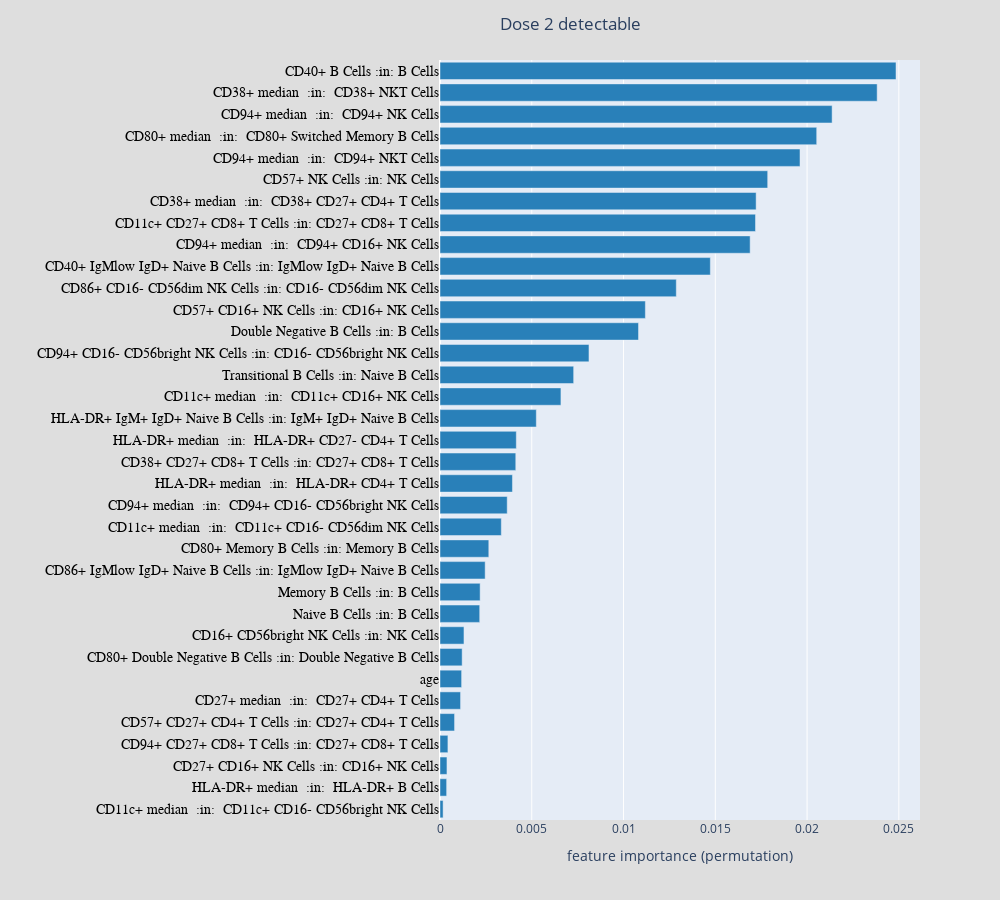

The notebook cell saved with this chart:
### Markdown cell above
### SVM_RFE

### Code cell
df = data["SVM_RFE_d2_d"]["df"]
df = df.sort_values(by="impor_mean",ascending=False)
fig1 = px.bar(df.iloc[:35,:], x="impor_mean", y="var",orientation='h',labels={"impor_mean": "feature importance (permutation)","var": ""})
fig1.update_layout(showlegend=False,height = 900,yaxis={'categoryorder':'total ascending'},width = 1000,title = "Dose 2 detectable")
fig1.layout.title.xanchor = 'left'
fig1.layout.title.x = 0.5
fig1.update_traces(marker_color='rgba(41, 128, 185, 1.0)')
fig1.layout.yaxis.tickfont = dict(size =14, color='black', family='Arial, sans-serif')
fig1.layout.paper_bgcolor = 'rgb(222,222,222)'
fig1.update(layout_coloraxis_showscale=False)
#fig1.update_yaxes(ticklabelposition="inside top", title=None)
fig1.write_image("fig_ml_A.svg")
fig1

### Figure 1 — Plotly figure (JSON) as saved in the notebook; plotly's stock layout.template omitted (floating-point values rounded to 4 significant figures)
{"data": [{"alignmentgroup": "True", "hovertemplate": "feature importance (permutation)=%{x}<br>=%{y}<extra></extra>", "legendgroup": "", "marker": {"color": "rgba(41, 128, 185, 1.0)", "pattern": {"shape": ""}}, "name": "", "offsetgroup": "", "orientation": "h", "showlegend": false, "textposition": "auto", "type": "bar", "x": [0.02485, 0.02382, 0.02136, 0.02052, 0.01962, 0.01785, 0.01722, 0.01719, 0.0169, 0.01473, 0.01287, 0.01119, 0.01082, 0.008117, 0.007283, 0.006589, 0.005248, 0.004157, 0.004128, 0.003948, 0.003662, 0.003341, 0.002659, 0.002461, 0.002187, 0.002163, 0.001306, 0.001207, 0.001178, 0.00112, 0.000793, 0.0004315, 0.000379, 0.0003615, 0.0001691], "xaxis": "x", "y": ["CD40+ B Cells :in: B Cells", "CD38+ median  :in:  CD38+ NKT Cells", "CD94+ median  :in:  CD94+ NK Cells", "CD80+ median  :in:  CD80+ Switched Memory B Cells", "CD94+ median  :in:  CD94+ NKT Cells", "CD57+ NK Cells :in: NK Cells", "CD38+ median  :in:  CD38+ CD27+ CD4+ T Cells", "CD11c+ CD27+ CD8+ T Cells :in: CD27+ CD8+ T Cells", "CD94+ median  :in:  CD94+ CD16+ NK Cells", "CD40+ IgMlow IgD+ Naive B Cells :in: IgMlow IgD+ Naive B Cells", "CD86+ CD16- CD56dim NK Cells :in: CD16- CD56dim NK Cells", "CD57+ CD16+ NK Cells :in: CD16+ NK Cells", "Double Negative B Cells :in: B Cells", "CD94+ CD16- CD56bright NK Cells :in: CD16- CD56bright NK Cells", "Transitional B Cells :in: Naive B Cells", "CD11c+ median  :in:  CD11c+ CD16+ NK Cells", "HLA-DR+ IgM+ IgD+ Naive B Cells :in: IgM+ IgD+ Naive B Cells", "HLA-DR+ median  :in:  HLA-DR+ CD27- CD4+ T Cells", "CD38+ CD27+ CD8+ T Cells :in: CD27+ CD8+ T Cells", "HLA-DR+ median  :in:  HLA-DR+ CD4+ T Cells", "CD94+ median  :in:  CD94+ CD16- CD56bright NK Cells", "CD11c+ median  :in:  CD11c+ CD16- CD56dim NK Cells", "CD80+ Memory B Cells :in: Memory B Cells", "CD86+ IgMlow IgD+ Naive B Cells :in: IgMlow IgD+ Naive B Cells", "Memory B Cells :in: B Cells", "Naive B Cells :in: B Cells", "CD16+ CD56bright NK Cells :in: NK Cells", "CD80+ Double Negative B Cells :in: Double Negative B Cells", "age", "CD27+ median  :in:  CD27+ CD4+ T Cells", "CD57+ CD27+ CD4+ T Cells :in: CD27+ CD4+ T Cells", "CD94+ CD27+ CD8+ T Cells :in: CD27+ CD8+ T Cells", "CD27+ CD16+ NK Cells :in: CD16+ NK Cells", "HLA-DR+ median  :in:  HLA-DR+ B Cells", "CD11c+ median  :in:  CD11c+ CD16- CD56bright NK Cells"], "yaxis": "y"}], "layout": {"barmode": "relative", "coloraxis": {"showscale": false}, "height": 900, "legend": {"tracegroupgap": 0}, "margin": {"t": 60}, "paper_bgcolor": "rgb(222,222,222)", "showlegend": false, "title": {"text": "Dose 2 detectable", "x": 0.5, "xanchor": "left"}, "width": 1000, "xaxis": {"anchor": "y", "autorange": true, "domain": [0, 1], "range": [0, 0.02615], "title": {"text": "feature importance (permutation)"}, "type": "linear"}, "yaxis": {"anchor": "x", "autorange": true, "categoryorder": "total ascending", "domain": [0, 1], "range": [-0.5, 34.5], "tickfont": {"color": "black", "family": "Arial, sans-serif", "size": 14}, "title": {"text": ""}, "type": "category"}}}
